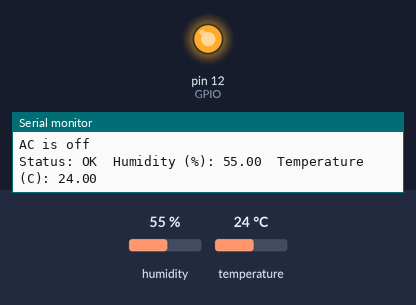
Recording of a sketch running on a simulated Arduino Uno, built with avr-gcc and run on an emulated ATmega328P. Parts: output pins drawn as LEDs (lit = HIGH), the last lines printed to the serial monitor. The inputs (shaded band) are chosen by the test bench; at power-on: temperature 24 °C, humidity 55 %.

Above: at 10.8 s.
10.9 s: temperature set to 28 °C
18.4 s: temperature set to 31 °C
At 21.2 s:
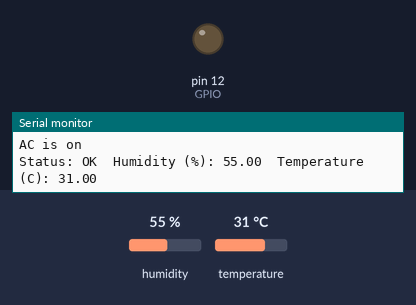
25.9 s: temperature set to 12 °C
At 30.9 s:
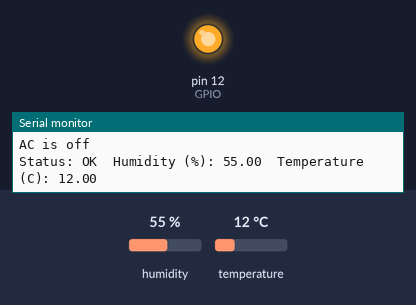
33.4 s: temperature set to 33 °C
At 36.3 s:
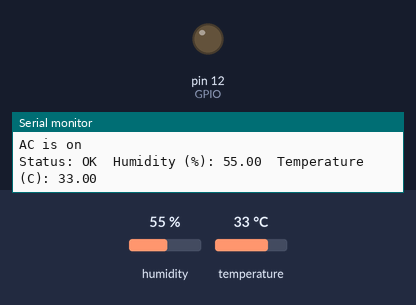
Timing chart, 0 to 37.8 s (numbered marks = the images above; inputs shaded):
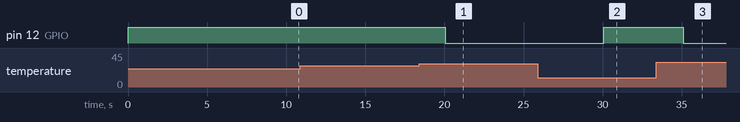

Measured:
- the behaviour switches between 29 and 30 °C on temperature (found by bisection; images 0 and 1)
- after the input at 18.4 s, pin 12 (GPIO): HIGH → LOW after 1.6 s
- after the input at 25.9 s, pin 12 (GPIO): LOW → HIGH after 4.2 s
- after the input at 33.4 s, pin 12 (GPIO): HIGH → LOW after 1.7 s

The sketch:

C1.ino
```cpp
#include "DHTesp.h" //decleration of library
DHTesp dht; //calling for library function

#define relay 12 //Decleare the pin for the pin 12
void setup()
{
Serial.begin(9600); // Decleration for the serial begin
Serial.println(); // print function
Serial.println("Status\t\tHumidity (%)\t\tTemperature (C)\t");
dht.setup(14, DHTesp::DHT11); // GPIO14 //decleration of pin D5 of ESP8266 and DHT11 out
pinMode(12,OUTPUT); // GPIO // D6 decleared as output pin
digitalWrite(12,HIGH); //declration state of pin D6
}

void loop()
{
//delay(dht.getMinimumSamplingPeriod() + 100);
delay(5000);
float humidity = dht.getHumidity();                 //collecting value for humidity
float temperature = dht.getTemperature();          //collecting value for the temprature
 if ( temperature >= 30){
  digitalWrite(12,LOW); // relay will tegereed
  Serial.println("AC is on");
 }
 else{
  digitalWrite(12,HIGH); // relay is off
  Serial.println("AC is off");
 }

Serial.print("Status: ");                        // printinng the statement
Serial.print(dht.getStatusString());            // status of the data ok or not
Serial.print("\t");                            // tab in line
Serial.print("Humidity (%): ");               // printing humidity of serial monitor
Serial.print(humidity, 2);
Serial.print("\t");                          // tab in line
Serial.print("Temperature (C): ");           // printing temprature of serial monitor
Serial.print(temperature, 2);
Serial.print("\t");
Serial.println();
}
```
